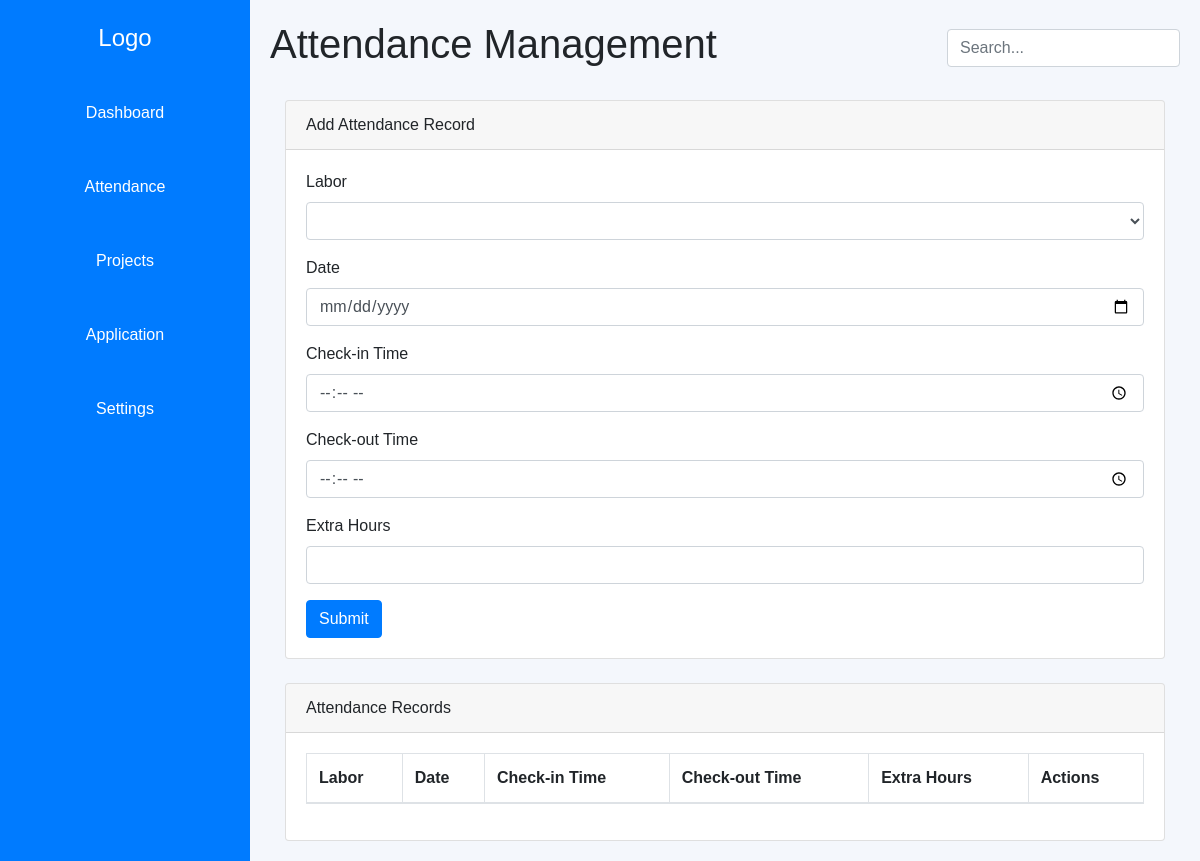
The app's page /supervisor/attandance/, older data.
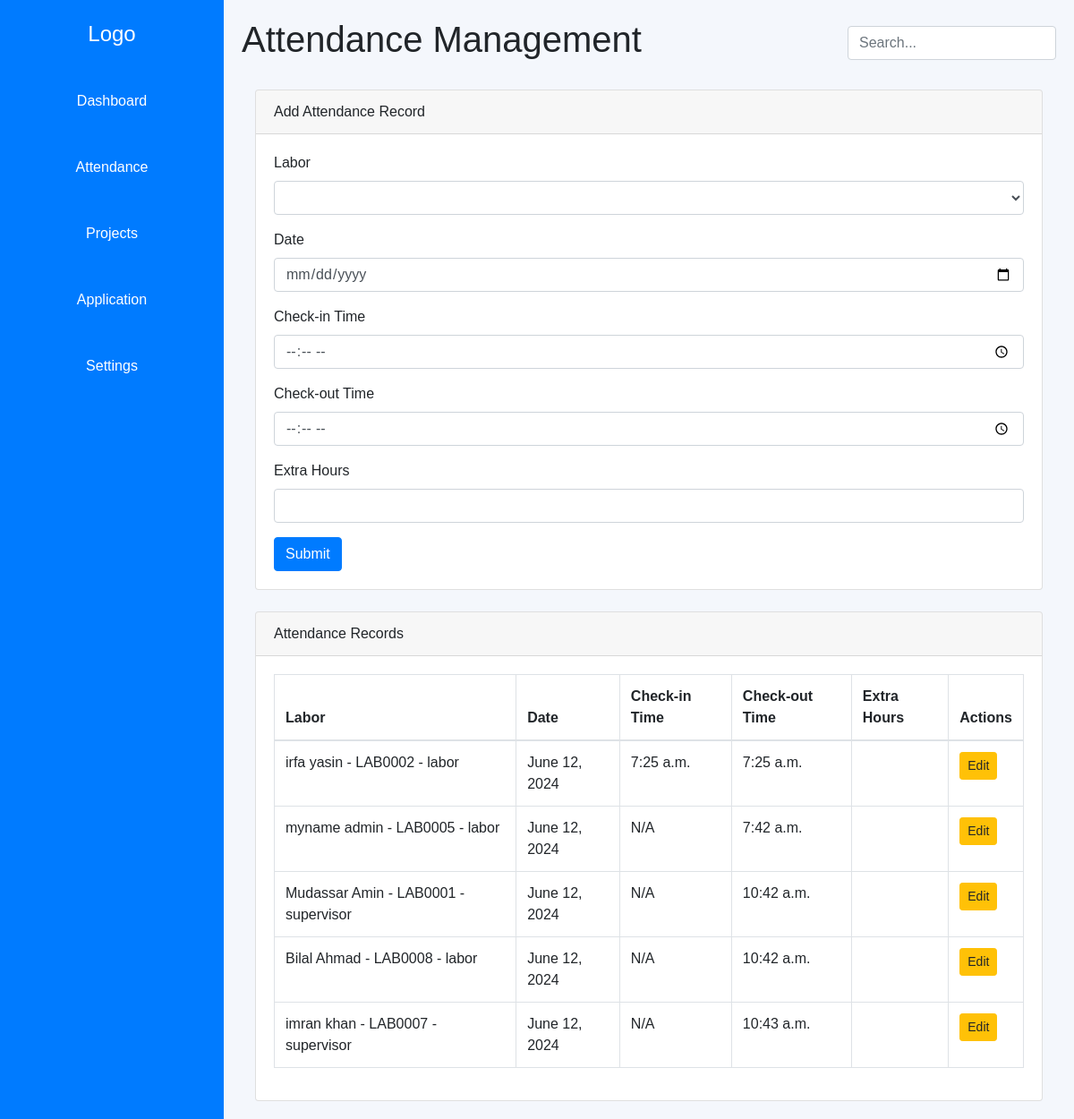
The same page, newer data.
### labor/models.py (models this page shows, shortened)
class Attendance(models.Model):
    ATTENDANCE_CHOICES = [
        ('present', 'Present'),
        ('absent', 'Absent'),
        ('leave', 'Leave')
    ]
    labor = models.ForeignKey(Labor, on_delete=models.CASCADE, related_name="attendance")
    date = models.DateField(auto_now=True)
    check_in = models.TimeField(blank=True, null=True, default=None)
    check_out = models.TimeField(blank=True, null=True, default=None)
    status = models.CharField(max_length=10, choices=ATTENDANCE_CHOICES)
    class Meta:
        unique_together = ('labor', 'date')
        verbose_name_plural = "Attendance"

class Labor(models.Model):
    POST_CHOICES = [
        ('labor', 'Labor'),
        ('supervisor', 'Supervisor'),
        ('ceo', 'CEO'),
    ]
    GENDER_CHOICES = [
        ('M', 'Male'),
        ('F', 'Female'),
        ('O', 'Other'),
    ]
    user = models.OneToOneField(User, on_delete=models.CASCADE, related_name='labors')
    labor_id = models.CharField(max_length=10, unique=True, editable=False, verbose_name="Labor ID")
    first_name = models.CharField(max_length=50, verbose_name="First Name")
    last_name = models.CharField(max_length=50, verbose_name="Last Name")
    cnic = models.CharField(max_length=13, unique=True, verbose_name="CNIC")
    phone = models.CharField(max_length=11, unique=True, verbose_name="Phone Number")
    gender = models.CharField(max_length=1, choices=GENDER_CHOICES, verbose_name="Gender")
    address = models.TextField(verbose_name="Address")
    post = models.CharField(max_length=10, choices=POST_CHOICES, verbose_name="Post", default = 'Labor')
    basic_pay = models.DecimalField(max_digits=10, decimal_places=2, verbose_name="Basic Pay")
    date_of_birth = models.DateField(verbose_name="Date of Birth")
    date_of_hire = models.DateField(verbose_name="Date of Hire", auto_now_add=True)
    def __str__(self):
        return f"{self.first_name} {self.last_name} - {self.labor_id} -  {self.post}"
    class Meta:
        verbose_name = "Labor"
        verbose_name_plural = "Labors"
        ordering = ['first_name', 'last_name']

### supervisor/views.py (the view)
# urls.py: path('attandance/',views.attendacne_view, name='attandance'),
def attendacne_view(request):
    today_rec = Attendance.objects.filter(date=date.today())
    return render(request, 'supervisor/attandance.html', context={'attendance_records': today_rec})

### supervisor/templates/supervisor/attandance.html (shortened to what this page needs)
<!DOCTYPE html>
<html lang="en">
<head>
    <link href="https://stackpath.bootstrapcdn.com/bootstrap/4.5.2/css/bootstrap.min.css" rel="stylesheet">
</head>
<body>
    <div class="sidebar">
        <div class="logo">Logo</div>
        <nav class="nav flex-column w-100">
            <a href="#" class="nav-item nav-link">Dashboard</a>
            <a href="{% url 'supervisor:attandance' %}" class="nav-item nav-link">Attendance</a>
            <a href="#" class="nav-item nav-link">Projects</a>
            <a href="{% url 'supervisor:manage_application' %}" class="nav-item nav-link">Application</a>
            <a href="#" class="nav-item nav-link">Settings</a>
        </nav>
    </div>
    <div class="main-content">
        <header class="header d-flex justify-content-between align-items-center mb-4">
            <h1>Attendance Management</h1>
            <div class="search-bar">
                <input type="text" class="form-control" placeholder="Search...">
            </div>
        </header>
        <div class="container">
            <div class="card mb-4">
                <div class="card-header">
                    Add Attendance Record
                </div>
                <div class="card-body">
                    <form action="{%  url 'supervisor:attandance' %}" method="POST">
                        <div class="form-group">
                            <label for="labor">Labor</label>
                            <select class="form-control" id="labor" name="labor">
                            </select>
                        </div>
                        <div class="form-group">
                            <label for="date">Date</label>
                            <input type="date" class="form-control" id="date" name="date">
                        </div>
                        <div class="form-group">
                            <label for="check_in">Check-in Time</label>
                            <input type="time" class="form-control" id="check_in" name="check_in">
                        </div>
                        <div class="form-group">
                            <label for="check_out">Check-out Time</label>
                            <input type="time" class="form-control" id="check_out" name="check_out">
                        </div>
                        <div class="form-group">
                            <label for="extra_hours">Extra Hours</label>
                            <input type="number" class="form-control" id="extra_hours" name="extra_hours" min="0" step="0.5">
                        </div>
                        <button type="submit" class="btn btn-primary">Submit</button>
                    </form>
                </div>
            </div>
            <div class="card">
                <div class="card-header">
                    Attendance Records
                </div>
                <div class="card-body">
                    <table class="table table-bordered">
                        <thead>
                            <tr>
                                <th>Labor</th>
                                <th>Date</th>
                                <th>Check-in Time</th>
                                <th>Check-out Time</th>
                                <th>Extra Hours</th>
                                <th>Actions</th>
                            </tr>
                        </thead>
                        <tbody>
                            {% for record in attendance_records %}
                                <tr>
                                    <td>{{ record.labor }}</td>
                                    <td>{{ record.date }}</td>
                                    <td>{{ record.check_in|default:"N/A" }}</td>
                                    <td>{{ record.check_out|default:"N/A" }}</td>
                                    <td>{{ record.extra_hours }}</td>
                                    <td>
                                        <a href="{% url 'supervisor:edit-attandance' record.id %}" class="btn btn-sm btn-warning">Edit</a>
                                    </td>
                                </tr>
                            {% endfor %}
                        </tbody>
                    </table>
                </div>
            </div>
        </div>
    </div>
</body>
</html>

### supervisor/templates/supervisor/attandance.html (style rules this page uses)
body { font-family: Arial, sans-serif; margin: 0; display: flex; background-color: #f4f7fc; }
.sidebar { width: 250px; background-color: #007BFF; color: #fff; display: flex; flex-direction: column; align-items: center; padding: 20px; }
.logo { font-size: 24px; margin-bottom: 20px; }
.nav-item { display: block; padding: 15px; color: #fff; text-decoration: none; margin: 10px 0; text-align: center; border-radius: 8px; }
.main-content { flex: 1; padding: 20px; }

Row changes from the older to the newer data that the page shows:
added Attendance: labor "irfa yasin - LAB0002 - labor", date "June 12, 2024", check_in "7:25 a.m.", check_out "7:25 a.m."
added Attendance: labor "myname admin - LAB0005 - labor", date "June 12, 2024", check_in "N/A", check_out "7:42 a.m."
added Attendance: labor "Mudassar Amin - LAB0001 - supervisor", date "June 12, 2024", check_in "N/A", check_out "10:42 a.m."
added Attendance: labor "Bilal Ahmad - LAB0008 - labor", date "June 12, 2024", check_in "N/A", check_out "10:42 a.m."
added Attendance: labor "imran khan - LAB0007 - supervisor", date "June 12, 2024", check_in "N/A", check_out "10:43 a.m."
